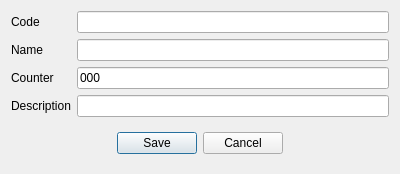
<?xml version="1.0" encoding="UTF-8"?>
<ui version="4.0">
 <class>RECardexGroup</class>
 <widget class="QDialog" name="RECardexGroup">
  <property name="geometry">
   <rect>
    <x>0</x>
    <y>0</y>
    <width>400</width>
    <height>165</height>
   </rect>
  </property>
  <property name="windowTitle">
   <string>Cardex group</string>
  </property>
  <layout class="QVBoxLayout" name="verticalLayout">
   <item>
    <layout class="QGridLayout" name="gridLayout">
     <item row="1" column="0">
      <widget class="QLabel" name="label_2">
       <property name="text">
        <string>Name</string>
       </property>
      </widget>
     </item>
     <item row="2" column="0">
      <widget class="QLabel" name="label_3">
       <property name="text">
        <string>Counter</string>
       </property>
      </widget>
     </item>
     <item row="0" column="0">
      <widget class="QLabel" name="label">
       <property name="text">
        <string>Code</string>
       </property>
      </widget>
     </item>
     <item row="1" column="1">
      <widget class="EQLineEdit" name="leName">
       <property name="Field" stdset="0">
        <string>f_code</string>
       </property>
      </widget>
     </item>
     <item row="0" column="1">
      <widget class="EQLineEdit" name="leCode">
       <property name="focusPolicy">
        <enum>Qt::NoFocus</enum>
       </property>
       <property name="readOnly">
        <bool>true</bool>
       </property>
       <property name="Field" stdset="0">
        <string>f_id</string>
       </property>
       <property name="PrimaryKey" stdset="0">
        <bool>true</bool>
       </property>
      </widget>
     </item>
     <item row="2" column="1">
      <widget class="EQLineEdit" name="leCounter">
       <property name="inputMask">
        <string>###</string>
       </property>
       <property name="text">
        <string>000</string>
       </property>
       <property name="readOnly">
        <bool>true</bool>
       </property>
       <property name="Field" stdset="0">
        <string>f_max</string>
       </property>
      </widget>
     </item>
     <item row="3" column="1">
      <widget class="EQLineEdit" name="leDescription">
       <property name="Field" stdset="0">
        <string>f_description</string>
       </property>
      </widget>
     </item>
     <item row="3" column="0">
      <widget class="QLabel" name="label_4">
       <property name="text">
        <string>Description</string>
       </property>
      </widget>
     </item>
    </layout>
   </item>
   <item>
    <widget class="QWidget" name="widget" native="true">
     <layout class="QHBoxLayout" name="horizontalLayout">
      <item>
       <spacer name="horizontalSpacer">
        <property name="orientation">
         <enum>Qt::Horizontal</enum>
        </property>
        <property name="sizeHint" stdset="0">
         <size>
          <width>95</width>
          <height>20</height>
         </size>
        </property>
       </spacer>
      </item>
      <item>
       <widget class="QPushButton" name="btnSave">
        <property name="text">
         <string>Save</string>
        </property>
       </widget>
      </item>
      <item>
       <widget class="QPushButton" name="btnCancel">
        <property name="text">
         <string>Cancel</string>
        </property>
       </widget>
      </item>
      <item>
       <spacer name="horizontalSpacer_2">
        <property name="orientation">
         <enum>Qt::Horizontal</enum>
        </property>
        <property name="sizeHint" stdset="0">
         <size>
          <width>95</width>
          <height>20</height>
         </size>
        </property>
       </spacer>
      </item>
     </layout>
    </widget>
   </item>
  </layout>
 </widget>
 <customwidgets>
  <customwidget>
   <class>EQLineEdit</class>
   <extends>QLineEdit</extends>
   <header location="global">eqlineedit.h</header>
   <slots>
    <signal>customButtonClicked(bool)</signal>
   </slots>
  </customwidget>
 </customwidgets>
 <tabstops>
  <tabstop>leName</tabstop>
  <tabstop>leCounter</tabstop>
  <tabstop>leDescription</tabstop>
  <tabstop>btnSave</tabstop>
  <tabstop>btnCancel</tabstop>
 </tabstops>
 <resources/>
 <connections/>
</ui>
